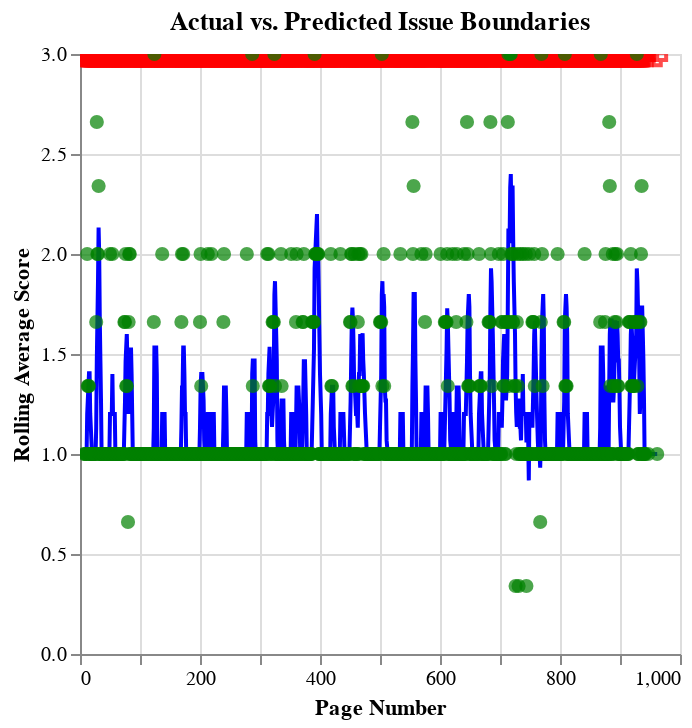

Notebook source saved alongside this figure:
### Code cell
import altair as alt
import pandas as pd

# Ensure the necessary columns are of the correct data type
prefix_sum_df['page_number'] = prefix_sum_df['page_number'].astype(int)
subset_full_df['page_number'] = subset_full_df['page_number'].astype(int)

# Merge actual issues with predicted boundary scores
merged_prefix_sum_df = prefix_sum_df.merge(
    subset_full_df[['page_number', 'start_issue', 'temp_issue_number']], 
    on='page_number', 
    how='left'
)

# Calculate a rolling average of boundary scores over a window of pages
window_size = 5  # Adjust this window size as needed
merged_prefix_sum_df['rolling_avg_score'] = merged_prefix_sum_df['boundary_score'].rolling(window=window_size, min_periods=1).mean()

# Base chart for page number
base = alt.Chart(merged_prefix_sum_df).encode(
    x=alt.X('page_number:Q', title='Page Number')
)

# Line for the rolling average of boundary scores
rolling_avg_line = base.mark_line(color='blue').encode(
    y=alt.Y('rolling_avg_score:Q', title='Rolling Average Score'),
    tooltip=['page_number', 'rolling_avg_score']
).properties(
    title='Actual vs. Predicted Issue Boundaries'
)

# Points for actual issue boundaries
actual_points = base.transform_filter(
    alt.datum.start_issue != None  # Only show rows with actual boundaries
).mark_point(
    color='red', size=80, shape='cross'
).encode(
    y=alt.value(1.2),  # Place above the rolling average line
    tooltip=['page_number', 'start_issue', 'temp_issue_number']
)

# Points for predicted boundaries
predicted_points = base.transform_filter(
    alt.datum.boundary_score > 0  # Only show positive boundary scores
).mark_circle(color='green', size=50).encode(
    y=alt.Y('boundary_score:Q'),
    tooltip=['page_number', 'boundary_score', 'temp_issue_number']
)

# Combine all layers
chart = (rolling_avg_line + actual_points + predicted_points).interactive()

# Display the chart
chart

### Figure 1 — Vega-Lite specification as saved in the notebook (floating-point values rounded to 4 significant figures; data arrays with more than 128 entries replaced by an {"elided": "..."} marker saying what was removed)
{"config": {"view": {"continuousWidth": 300, "continuousHeight": 300}}, "layer": [{"mark": {"type": "line", "color": "blue"}, "encoding": {"tooltip": [{"field": "page_number", "type": "quantitative"}, {"field": "rolling_avg_score", "type": "quantitative"}], "x": {"field": "page_number", "title": "Page Number", "type": "quantitative"}, "y": {"field": "rolling_avg_score", "title": "Rolling Average Score", "type": "quantitative"}}, "name": "view_2", "title": "Actual vs. Predicted Issue Boundaries"}, {"mark": {"type": "point", "color": "red", "shape": "cross", "size": 80}, "encoding": {"tooltip": [{"field": "page_number", "type": "quantitative"}, {"field": "start_issue", "type": "nominal"}, {"field": "temp_issue_number", "type": "quantitative"}], "x": {"field": "page_number", "title": "Page Number", "type": "quantitative"}, "y": {"value": 1.2}}, "transform": [{"filter": "(datum.start_issue !== null)"}]}, {"mark": {"type": "circle", "color": "green", "size": 50}, "encoding": {"tooltip": [{"field": "page_number", "type": "quantitative"}, {"field": "boundary_score", "type": "quantitative"}, {"field": "temp_issue_number", "type": "quantitative"}], "x": {"field": "page_number", "title": "Page Number", "type": "quantitative"}, "y": {"field": "boundary_score", "type": "quantitative"}}, "transform": [{"filter": "(datum.boundary_score > 0)"}]}], "data": {"name": "data-5ab82906238e5dc905e15accad641197"}, "params": [{"name": "param_2", "select": {"type": "interval", "encodings": ["x", "y"]}, "bind": "scales", "views": ["view_2"]}], "$schema": "https://vega.github.io/schema/vega-lite/v5.8.0.json", "datasets": {"data-5ab82906238e5dc905e15accad641197": {"elided": "912 records"}}}
